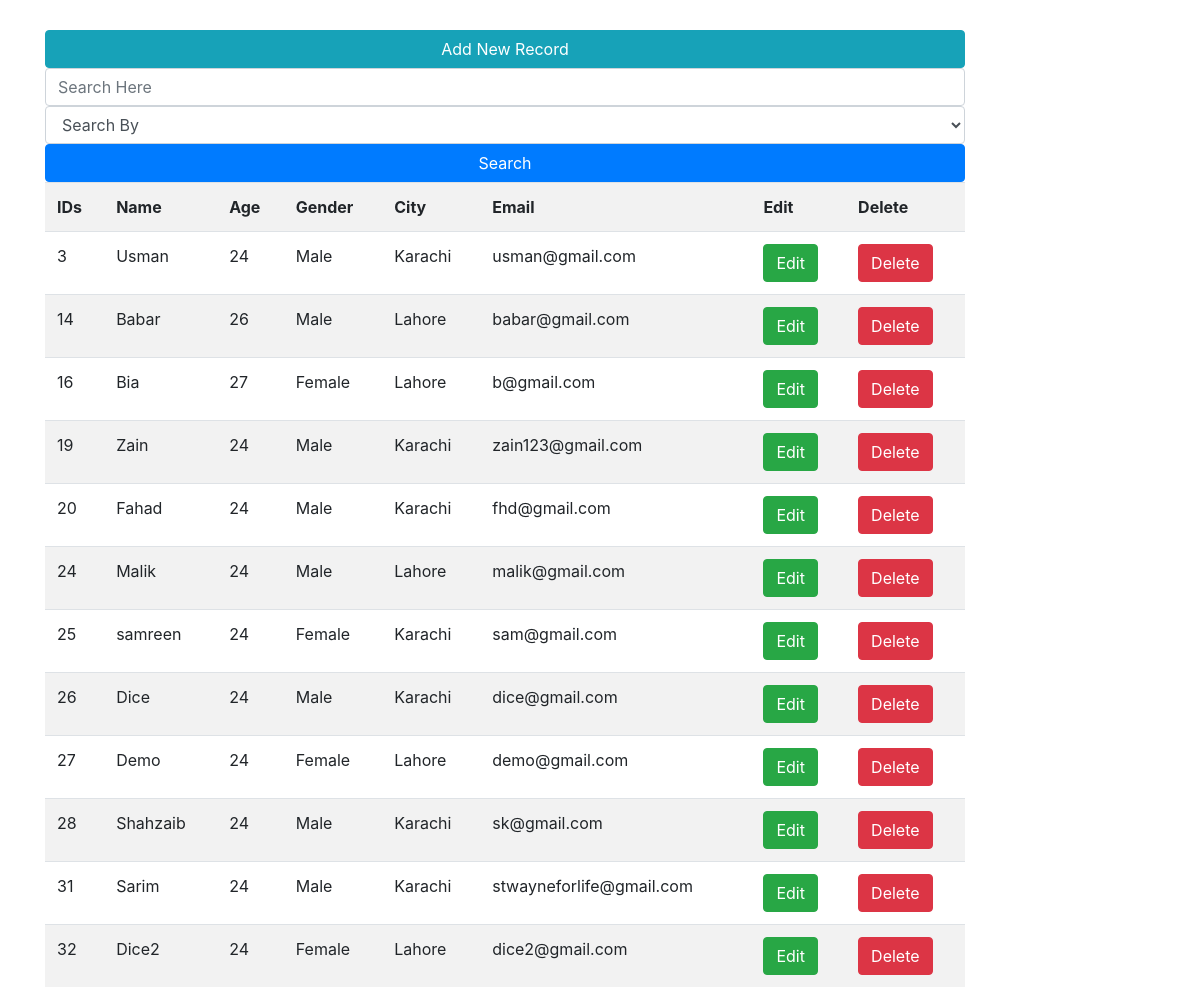
The page /PracticeSession02/CRUD/Retrieval.php on the database its author committed.
### tables this page shows
CREATE TABLE `users` (
  `ID` int(11) NOT NULL,
  `NAME` varchar(50) NOT NULL,
  `AGE` tinyint(4) NOT NULL,
  `GENDER` varchar(50) NOT NULL,
  `CITY` varchar(50) NOT NULL,
  `EMAIL` varchar(50) NOT NULL,
  `IMAGE_PATH` varchar(400) NOT NULL
);

### PracticeSession02/CRUD/Retrieval.php (the view, shortened to what this page needs)
<!doctype html>
<html lang="en">
  <head>
    <link rel="stylesheet" href="https://stackpath.bootstrapcdn.com/bootstrap/4.3.1/css/bootstrap.min.css">
  </head>
  <body>
  <?php
  include('dbConnection.php');
  $query = "select * from USERS";
  $result = mysqli_query($con,$query);
  $totalRows = mysqli_num_rows($result);
  ?>
<div class="container" style="margin-top:30px;">
    <div class="row">
        <div class="col-md-10">
        <a href="Insert.php" class="btn btn-info btn-block">Add New Record</a>
        <form action="" method="post">
        <input type="text" name="SearchBar" class="form-control" placeholder="Search Here">
        <select name="SearchBy" class="form-control">
            <option value="">Search By</option>
        </select>
        <input type="submit" value="Search" name="btnSearch" class="btn btn-primary btn-block">
        </form>
  <table class="table table-hover table-striped">
      <tr>
          <th>IDs</th>
          <th>Name</th>
          <th>Age</th>
          <th>Gender</th>
          <th>City</th>
          <th>Email</th>
          <th>Edit</th>
          <th>Delete</th>
      </tr>
<?php
if($totalRows<=0)
{
    echo "No Rows Found";
}
else
{
    while($data=mysqli_fetch_assoc($result))
    {
        echo "<tr>
       <td>".$data['ID']."</td>
       <td>".$data['NAME']."</td>
       <td>".$data['AGE']."</td>
       <td>".$data['GENDER']."</td>
       <td>".$data['CITY']."</td>
       <td>".$data['EMAIL']."</td>
       <td><a href='Update.php?id=$data[ID]' class='btn btn-success'>Edit</a></td>
       <td><a href='Delete.php?id=$data[ID]' class='btn btn-danger' onclick='return Confirmation()'>Delete</a></td>
       </tr>";
    }
}
?>
  </table>
  </div>
    </div>
</div>
  </body>
</html>

### rows shown on the page
users: ID "3", NAME "Usman", AGE "24", GENDER "Male", CITY "Karachi", EMAIL "usman@gmail.com"
users: ID "14", NAME "Babar", AGE "26", GENDER "Male", CITY "Lahore", EMAIL "babar@gmail.com"
users: ID "16", NAME "Bia", AGE "27", GENDER "Female", CITY "Lahore", EMAIL "b@gmail.com"
users: ID "19", NAME "Zain", AGE "24", GENDER "Male", CITY "Karachi", EMAIL "zain123@gmail.com"
users: ID "20", NAME "Fahad", AGE "24", GENDER "Male", CITY "Karachi", EMAIL "fhd@gmail.com"
users: ID "24", NAME "Malik", AGE "24", GENDER "Male", CITY "Lahore", EMAIL "malik@gmail.com"
users: ID "25", NAME "samreen", AGE "24", GENDER "Female", CITY "Karachi", EMAIL "sam@gmail.com"
users: ID "26", NAME "Dice", AGE "24", GENDER "Male", CITY "Karachi", EMAIL "dice@gmail.com"
users: ID "27", NAME "Demo", AGE "24", GENDER "Female", CITY "Lahore", EMAIL "demo@gmail.com"
users: ID "28", NAME "Shahzaib", AGE "24", GENDER "Male", CITY "Karachi", EMAIL "sk@gmail.com"
users: ID "31", NAME "Sarim", AGE "24", GENDER "Male", CITY "Karachi", EMAIL "stwayneforlife@gmail.com"
users: ID "32", NAME "Dice2", AGE "24", GENDER "Female", CITY "Lahore", EMAIL "dice2@gmail.com"
